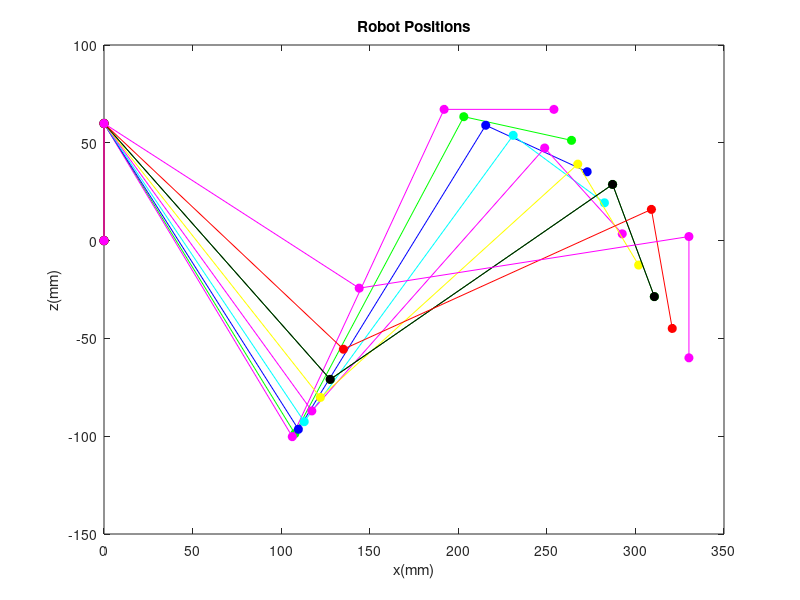

Recreate this plot in MATLAB.
clear all
clc

L1=146.1;
L2=188.0;
L3=62.0;
d1=59.9;
x00=0;
y00=0;
x0=0;
y0=59.9;
a1=0; a2=-42.48/180*pi; a3=102/180*pi; a4=-70.78/180*pi; at=a2+a3+a4;
x1=cos(a2)*L1;
x2=x1+cos(a2+a3)*L2;
x3=x2+cos(at)*L3;
y1=sin(a2)*L1;
y2=y1+sin(a2+a3)*L2;
y3=y2+sin(at)*L3;
x=[x00,x0,x1,x2,x3];
y=[y00,y0,y1,y2,y3];
plot(x,y,'og','MarkerFaceColor','g')
hold on
plot(x,y,'g')
hold on

a10=0; a20=-43.32/180*pi; a30=106.2/180*pi; a40=-62.88/180*pi; at0=a20+a30+a40;
x10=cos(a20)*L1;
x20=x10+cos(a20+a30)*L2;
x30=x20+cos(at0)*L3;
y10=sin(a20)*L1;
y20=y10+sin(a20+a30)*L2;
y30=y20+sin(at0)*L3;
x=[x00,x0,x10,x20,x30];
y=[y00,y0,y10,y20,y30];
plot(x,y,'om','MarkerFaceColor','m')
hold on
plot(x,y,'m')
hold on

a11=0; a21=-41.32/180*pi; a31=97.09/180*pi; a41=-78.31/180*pi; at1=a21+a31+a41;
x11=cos(a21)*L1;
x21=x11+cos(a21+a31)*L2;
x31=x21+cos(at1)*L3;
y11=sin(a21)*L1;
y21=y11+sin(a21+a31)*L2;
y31=y21+sin(at1)*L3;
x=[x00,x0,x11,x21,x31];
y=[y00,y0,y11,y21,y31];
plot(x,y,'ob','MarkerFaceColor','b')
hold on
plot(x,y,'b')
hold on

a12=0; a22=-39.32/180*pi; a32=90.46/180*pi; a42=-84.94/180*pi; at2=a22+a32+a42;
x12=cos(a22)*L1;
x22=x12+cos(a22+a32)*L2;
x32=x22+cos(at2)*L3;
y12=sin(a22)*L1;
y22=y12+sin(a22+a32)*L2;
y32=y22+sin(at2)*L3;
x=[x00,x0,x12,x22,x32];
y=[y00,y0,y12,y22,y32];
plot(x,y,'oc','MarkerFaceColor','c')
hold on
plot(x,y,'c')
hold on

a13=0; a23=-36.58/180*pi; a33=82.22/180*pi; a43=-90.7/180*pi; at3=a23+a33+a43;
x13=cos(a23)*L1;
x23=x13+cos(a23+a33)*L2;
x33=x23+cos(at3)*L3;
y13=sin(a23)*L1;
y23=y13+sin(a23+a33)*L2;
y33=y23+sin(at3)*L3;
x=[x00,x0,x13,x23,x33];
y=[y00,y0,y13,y23,y33];
plot(x,y,'om','MarkerFaceColor','m')
hold on
plot(x,y,'m')
hold on

a14=0; a24=-33.29/180*pi; a34=72.67/180*pi; a44=-95.71/180*pi; at4=a24+a34+a44;
x14=cos(a24)*L1;
x24=x14+cos(a24+a34)*L2;
x34=x24+cos(at4)*L3;
y14=sin(a24)*L1;
y24=y14+sin(a24+a34)*L2;
y34=y24+sin(at4)*L3;
x=[x00,x0,x14,x24,x34];
y=[y00,y0,y14,y24,y34];
plot(x,y,'oy','MarkerFaceColor','y')
hold on
plot(x,y,'y')
hold on

a15=0; a25=-29.06/180*pi; a35=61.08/180*pi; a45=-99.67/180*pi; at5=a25+a35+a45;
x15=cos(a25)*L1;
x25=x15+cos(a25+a35)*L2;
x35=x25+cos(at5)*L3;
y15=sin(a25)*L1;
y25=y15+sin(a25+a35)*L2;
y35=y25+sin(at5)*L3;
x=[x00,x0,x15,x25,x35];
y=[y00,y0,y15,y25,y35];
plot(x,y,'og','MarkerFaceColor','g')
hold on
plot(x,y,'g')
hold on

a15=0; a25=-29.06/180*pi; a35=61.08/180*pi; a45=-99.67/180*pi; at5=a25+a35+a45;
x15=cos(a25)*L1;
x25=x15+cos(a25+a35)*L2;
x35=x25+cos(at5)*L3;
y15=sin(a25)*L1;
y25=y15+sin(a25+a35)*L2;
y35=y25+sin(at5)*L3;
x=[x00,x0,x15,x25,x35];
y=[y00,y0,y15,y25,y35];
plot(x,y,'ok','MarkerFaceColor','k')
hold on
plot(x,y,'k')
hold on

a16=0; a26=-22.34/180*pi; a36=44.69/180*pi; a46=-101.4/180*pi; at6=a26+a36+a46;
x16=cos(a26)*L1;
x26=x16+cos(a26+a36)*L2;
x36=x26+cos(at6)*L3;
y16=sin(a26)*L1;
y26=y16+sin(a26+a36)*L2;
y36=y26+sin(at6)*L3;
x=[x00,x0,x16,x26,x36];
y=[y00,y0,y16,y26,y36];
plot(x,y,'or','MarkerFaceColor','r')
hold on
plot(x,y,'r')
hold on

a17=0; a27=-9.58/180*pi; a37=17.65/180*pi; a47=-98.07/180*pi; at7=a27+a37+a47;
x17=cos(a27)*L1;
x27=x17+cos(a27+a37)*L2;
x37=x27+cos(at7)*L3;
y17=sin(a27)*L1;
y27=y17+sin(a27+a37)*L2;
y37=y27+sin(at7)*L3;
x=[x00,x0,x17,x27,x37];
y=[y00,y0,y17,y27,y37];
plot(x,y,'om','MarkerFaceColor','m')
hold on
plot(x,y,'m')
hold on
title('Robot Positions')
xlabel('x(mm)');ylabel('z(mm)')